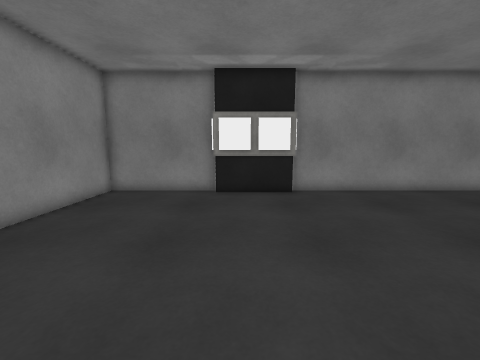
view 1 (above)

13 first-person views from a walk through a scene from a Unity 3-D project. The camera is 1.2 m above the floor, tilts 8° down and sees 90° across. The floor is counted in squares, 0.5 m on a side. Each view is taken from the middle of a square. On the plan, view 1 faces up. The plan holds only what a view shows up to about 17 squares ahead; the rest is blank. Surface patterns are stand-ins for the level's own textures.

view 2
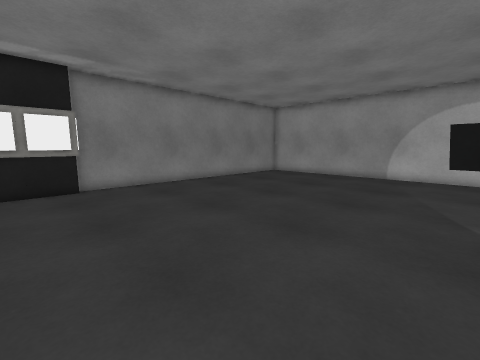

view 3
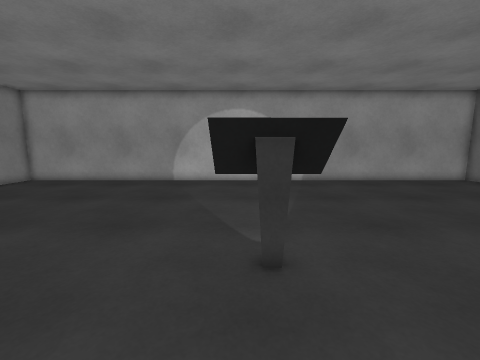

view 4
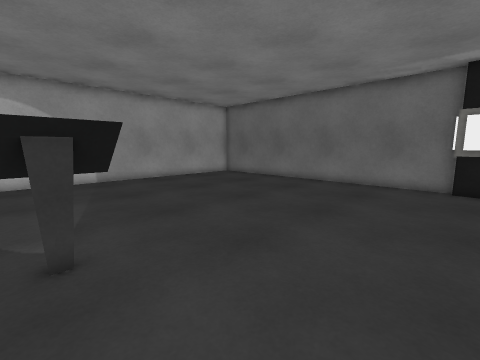

view 5
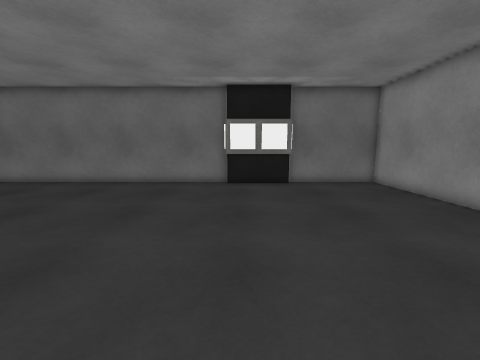

view 6
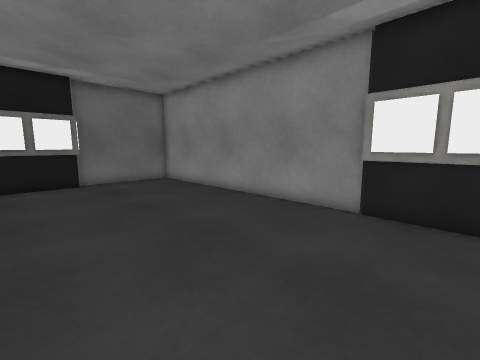

view 7
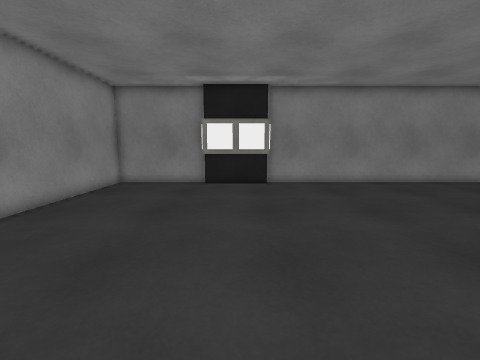

view 8
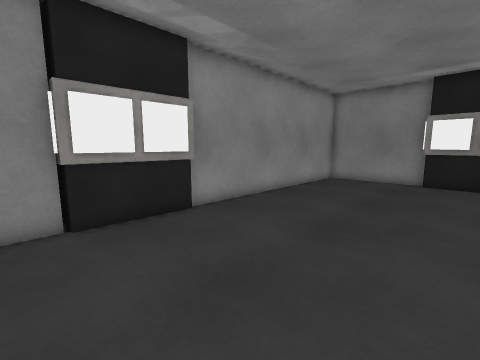

view 9
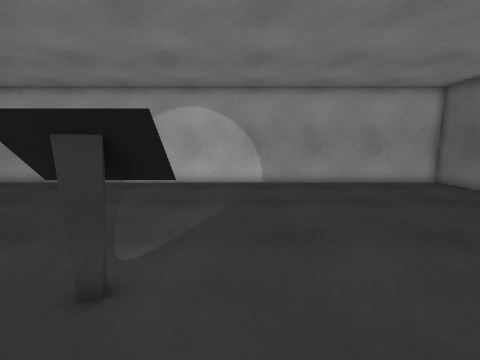

view 10
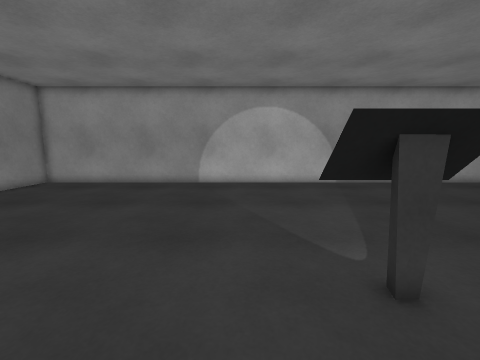

view 11
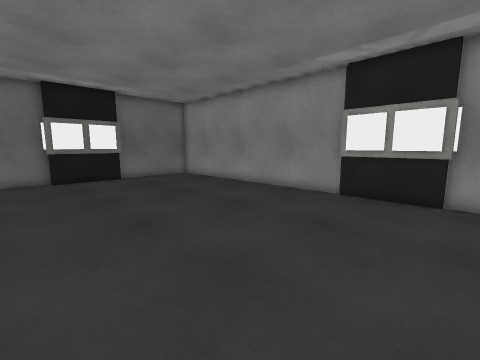

view 12
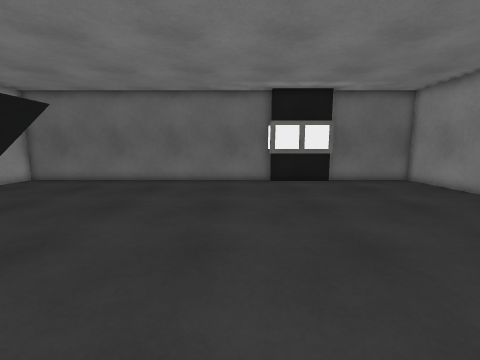

view 13
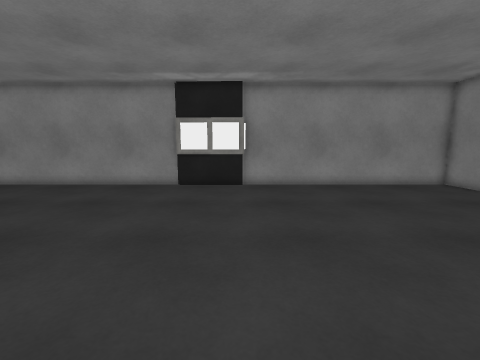

### Floor plan
Points are (right, up) in squares from view 1. A wall is a line through its corners. A room is listed if a view was taken in it or the views show most of it. See-through windows are left out.
Room 1 (views 1, 2, 3, 4, 5, 6, 7, 8, 9, 10, 11, 12, 13)
walls: (-7.1, -4.4) (-7.1, -18.1) (-1.4, -18.1); (3.4, -18.1) (20, -18.1) (20, 13) (3.4, 13); (-1.4, 13) (-7.1, 13) (-7.1, 0.1)
low walls: (-6.8, 0.3) (-6.9, -2.6); (0.5, -17.6) (1.6, -17.6)
objects: other object (-9, -4) to (-8, -4); other object (-8, -3) to (-7, -3); other object (-7, -4); other object (-1, -19) to (0, -18); other object (-1, -18) to (0, -17); other object (-1, 12) to (0, 12); other object (-1, 13) to (0, 14); other object (-1, 14); other object (-1, 15) to (0, 15); other object (1, -20) to (2, -20); other object (1, -19) to (2, -17); other object (1, 12) to (3, 12); other object (1, 13) to (1, 15); other object (2, -18) to (3, -17); other object (2, 13) to (3, 14); other object (3, -19); other object (7, -4) to (8, -1)

Where each view was taken, in squares from view 1:
view 1: 0 up, 0 right, facing up
view 2: 2 down, 0 right, facing up-right
view 3: 2 down, 3 right, facing right
view 4: 2 down, 2 right, facing down-right
view 5: 2 down, 2 right, facing down
view 6: 1 down, 2 right, facing down-left
view 7: 3 down, 1 right, facing up
view 8: 5 down, 1 right, facing up-left
view 9: 5 down, 4 right, facing right
view 10: 0 up, 4 right, facing right
view 11: 1 up, 5 right, facing down-left
view 12: 1 down, 5 right, facing down
view 13: 0 up, 8 right, facing left
